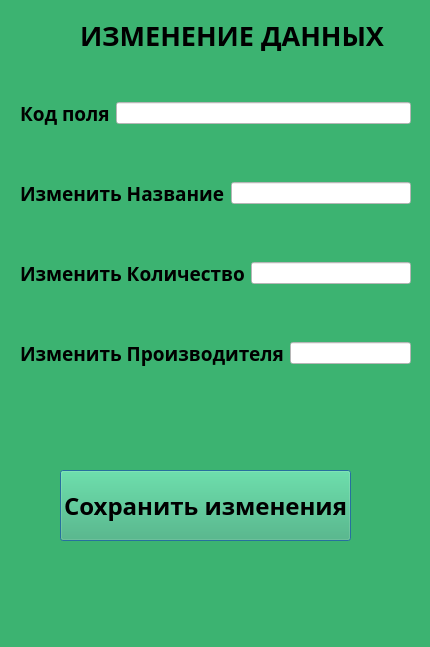
<?xml version="1.0" encoding="UTF-8"?>
<ui version="4.0">
 <class>obnovlenie_1</class>
 <widget class="QDialog" name="obnovlenie_1">
  <property name="geometry">
   <rect>
    <x>0</x>
    <y>0</y>
    <width>430</width>
    <height>647</height>
   </rect>
  </property>
  <property name="windowTitle">
   <string>Data Change</string>
  </property>
  <property name="styleSheet">
   <string notr="true">background-color:MediumSeaGreen</string>
  </property>
  <widget class="QLabel" name="label">
   <property name="geometry">
    <rect>
     <x>80</x>
     <y>20</y>
     <width>311</width>
     <height>31</height>
    </rect>
   </property>
   <property name="font">
    <font>
     <family>Source Code Pro</family>
     <pointsize>20</pointsize>
     <bold>true</bold>
    </font>
   </property>
   <property name="text">
    <string>ИЗМЕНЕНИЕ ДАННЫХ</string>
   </property>
  </widget>
  <widget class="QPushButton" name="pushButton">
   <property name="geometry">
    <rect>
     <x>60</x>
     <y>470</y>
     <width>291</width>
     <height>71</height>
    </rect>
   </property>
   <property name="font">
    <font>
     <family>Source Code Pro</family>
     <pointsize>18</pointsize>
     <bold>true</bold>
    </font>
   </property>
   <property name="text">
    <string>Сохранить изменения</string>
   </property>
  </widget>
  <widget class="QWidget" name="layoutWidget">
   <property name="geometry">
    <rect>
     <x>20</x>
     <y>180</y>
     <width>391</width>
     <height>26</height>
    </rect>
   </property>
   <layout class="QHBoxLayout" name="horizontalLayout">
    <item>
     <widget class="QLabel" name="label_2">
      <property name="font">
       <font>
        <family>Source Code Pro</family>
        <pointsize>14</pointsize>
        <bold>true</bold>
       </font>
      </property>
      <property name="text">
       <string>Изменить Название</string>
      </property>
     </widget>
    </item>
    <item>
     <widget class="QLineEdit" name="name_cahnge">
      <property name="styleSheet">
       <string notr="true">background-color:white</string>
      </property>
     </widget>
    </item>
   </layout>
  </widget>
  <widget class="QWidget" name="layoutWidget">
   <property name="geometry">
    <rect>
     <x>20</x>
     <y>100</y>
     <width>391</width>
     <height>26</height>
    </rect>
   </property>
   <layout class="QHBoxLayout" name="horizontalLayout_2">
    <item>
     <widget class="QLabel" name="label_3">
      <property name="font">
       <font>
        <family>Source Code Pro</family>
        <pointsize>14</pointsize>
        <bold>true</bold>
       </font>
      </property>
      <property name="text">
       <string>Код поля</string>
      </property>
     </widget>
    </item>
    <item>
     <widget class="QLineEdit" name="kod_change">
      <property name="styleSheet">
       <string notr="true">background-color:white</string>
      </property>
     </widget>
    </item>
   </layout>
  </widget>
  <widget class="QWidget" name="layoutWidget">
   <property name="geometry">
    <rect>
     <x>20</x>
     <y>260</y>
     <width>391</width>
     <height>26</height>
    </rect>
   </property>
   <layout class="QHBoxLayout" name="horizontalLayout_3">
    <item>
     <widget class="QLabel" name="label_4">
      <property name="font">
       <font>
        <family>Source Code Pro</family>
        <pointsize>14</pointsize>
        <bold>true</bold>
       </font>
      </property>
      <property name="text">
       <string>Изменить Количество</string>
      </property>
     </widget>
    </item>
    <item>
     <widget class="QLineEdit" name="kolvo_change">
      <property name="styleSheet">
       <string notr="true">background-color:white</string>
      </property>
     </widget>
    </item>
   </layout>
  </widget>
  <widget class="QWidget" name="layoutWidget">
   <property name="geometry">
    <rect>
     <x>20</x>
     <y>340</y>
     <width>391</width>
     <height>26</height>
    </rect>
   </property>
   <layout class="QHBoxLayout" name="horizontalLayout_4">
    <item>
     <widget class="QLabel" name="label_5">
      <property name="font">
       <font>
        <family>Source Code Pro</family>
        <pointsize>14</pointsize>
        <bold>true</bold>
       </font>
      </property>
      <property name="text">
       <string>Изменить Производителя</string>
      </property>
     </widget>
    </item>
    <item>
     <widget class="QLineEdit" name="manuf_change">
      <property name="styleSheet">
       <string notr="true">background-color:white</string>
      </property>
     </widget>
    </item>
   </layout>
  </widget>
 </widget>
 <resources/>
 <connections/>
</ui>
